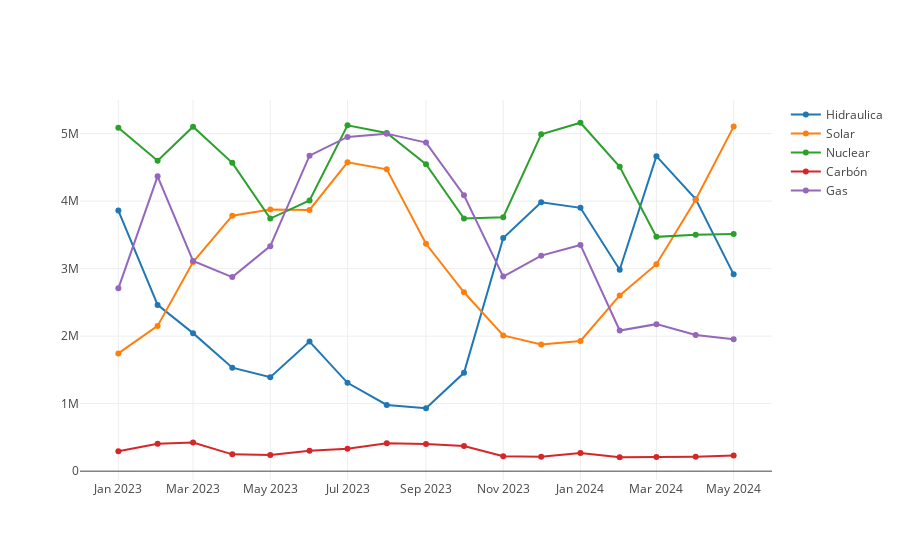

Source (notebook cell):
### Code cell
val fechaHidraulica = valoresHidraulica.select($"Fecha").as[String].collect.toSeq
val valorHidraulica = valoresHidraulica.select($"value").as[Double].collect.toSeq
val fechaSolar = valoresSolar.select($"Fecha").as[String].collect.toSeq
val valorSolar = valoresSolar.select($"value").as[Double].collect.toSeq
val fechaNuclear = valoresNuclear.select($"Fecha").as[String].collect.toSeq
val valorNuclear = valoresNuclear.select($"value").as[Double].collect.toSeq
val fechaCarbon = valoresCarbon.select($"Fecha").as[String].collect.toSeq
val valorCarbon = valoresCarbon.select($"value").as[Double].collect.toSeq
val fechaGas = valoresGas.select($"Fecha").as[String].collect.toSeq
val valorGas = valoresGas.select($"value").as[Double].collect.toSeq

val Hidraulica = Scatter(
    fechaHidraulica,
    valorHidraulica,
    name = "Hidraulica"
)
val Solar = Scatter(
    fechaSolar,
    valorSolar,
    name = "Solar"
)

val Nuclear = Scatter(
    fechaNuclear,
    valorNuclear,
    name = "Nuclear"
)
val Carbon = Scatter(
    fechaCarbon, 
    valorCarbon,
    name = "Carbón"
)
val Gas = Scatter(
    fechaGas,
    valorGas,
    name = "Gas"
)
val data = Seq(Hidraulica,Solar, Nuclear, Carbon, Gas)
plot(data)

### Figure 1 — Plotly figure (JSON) as saved in the notebook; plotly's stock layout.template omitted (floating-point values rounded to 4 significant figures)
{"data": [{"name": "Hidraulica", "type": "scatter", "x": ["2023-01-01", "2023-02-01", "2023-03-01", "2023-04-01", "2023-05-01", "2023-06-01", "2023-07-01", "2023-08-01", "2023-09-01", "2023-10-01", "2023-11-01", "2023-12-01", "2024-01-01", "2024-02-01", "2024-03-01", "2024-04-01", "2024-05-01"], "y": [3859000.0, 2463000.0, 2044000.0, 1534000.0, 1392000.0, 1920000.0, 1309000.0, 981100.0, 932600.0, 1456000.0, 3454000.0, 3984000.0, 3901000.0, 2984000.0, 4666000.0, 4029000.0, 2915000.0]}, {"name": "Solar", "type": "scatter", "x": ["2023-01-01", "2023-02-01", "2023-03-01", "2023-04-01", "2023-05-01", "2023-06-01", "2023-07-01", "2023-08-01", "2023-09-01", "2023-10-01", "2023-11-01", "2023-12-01", "2024-01-01", "2024-02-01", "2024-03-01", "2024-04-01", "2024-05-01"], "y": [1744000.0, 2152000.0, 3097000.0, 3785000.0, 3875000.0, 3870000.0, 4574000.0, 4470000.0, 3368000.0, 2650000.0, 2011000.0, 1876000.0, 1928000.0, 2603000.0, 3066000.0, 4020000.0, 5104000.0]}, {"name": "Nuclear", "type": "scatter", "x": ["2023-01-01", "2023-02-01", "2023-03-01", "2023-04-01", "2023-05-01", "2023-06-01", "2023-07-01", "2023-08-01", "2023-09-01", "2023-10-01", "2023-11-01", "2023-12-01", "2024-01-01", "2024-02-01", "2024-03-01", "2024-04-01", "2024-05-01"], "y": [5087000.0, 4598000.0, 5102000.0, 4567000.0, 3742000.0, 4009000.0, 5123000.0, 5008000.0, 4547000.0, 3742000.0, 3761000.0, 4990000.0, 5161000.0, 4510000.0, 3471000.0, 3502000.0, 3512000.0]}, {"name": "Carbón", "type": "scatter", "x": ["2023-01-01", "2023-02-01", "2023-03-01", "2023-04-01", "2023-05-01", "2023-06-01", "2023-07-01", "2023-08-01", "2023-09-01", "2023-10-01", "2023-11-01", "2023-12-01", "2024-01-01", "2024-02-01", "2024-03-01", "2024-04-01", "2024-05-01"], "y": [295500.0, 407400.0, 423100.0, 248900.0, 239100.0, 300800.0, 332900.0, 415000.0, 400700.0, 372700.0, 220600.0, 211800.0, 268100.0, 206200.0, 208900.0, 214600.0, 231900.0]}, {"name": "Gas", "type": "scatter", "x": ["2023-01-01", "2023-02-01", "2023-03-01", "2023-04-01", "2023-05-01", "2023-06-01", "2023-07-01", "2023-08-01", "2023-09-01", "2023-10-01", "2023-11-01", "2023-12-01", "2024-01-01", "2024-02-01", "2024-03-01", "2024-04-01", "2024-05-01"], "y": [2709000.0, 4368000.0, 3114000.0, 2875000.0, 3333000.0, 4674000.0, 4950000.0, 4999000.0, 4867000.0, 4087000.0, 2882000.0, 3193000.0, 3351000.0, 2083000.0, 2178000.0, 2016000.0, 1954000.0]}], "layout": {"autosize": true, "xaxis": {"autorange": true, "range": ["2022-12-01 04:34:40.3612", "2024-05-31 19:25:19.6388"], "type": "date"}, "yaxis": {"autorange": true, "range": [-156700.0, 5524000.0], "type": "linear"}}}
